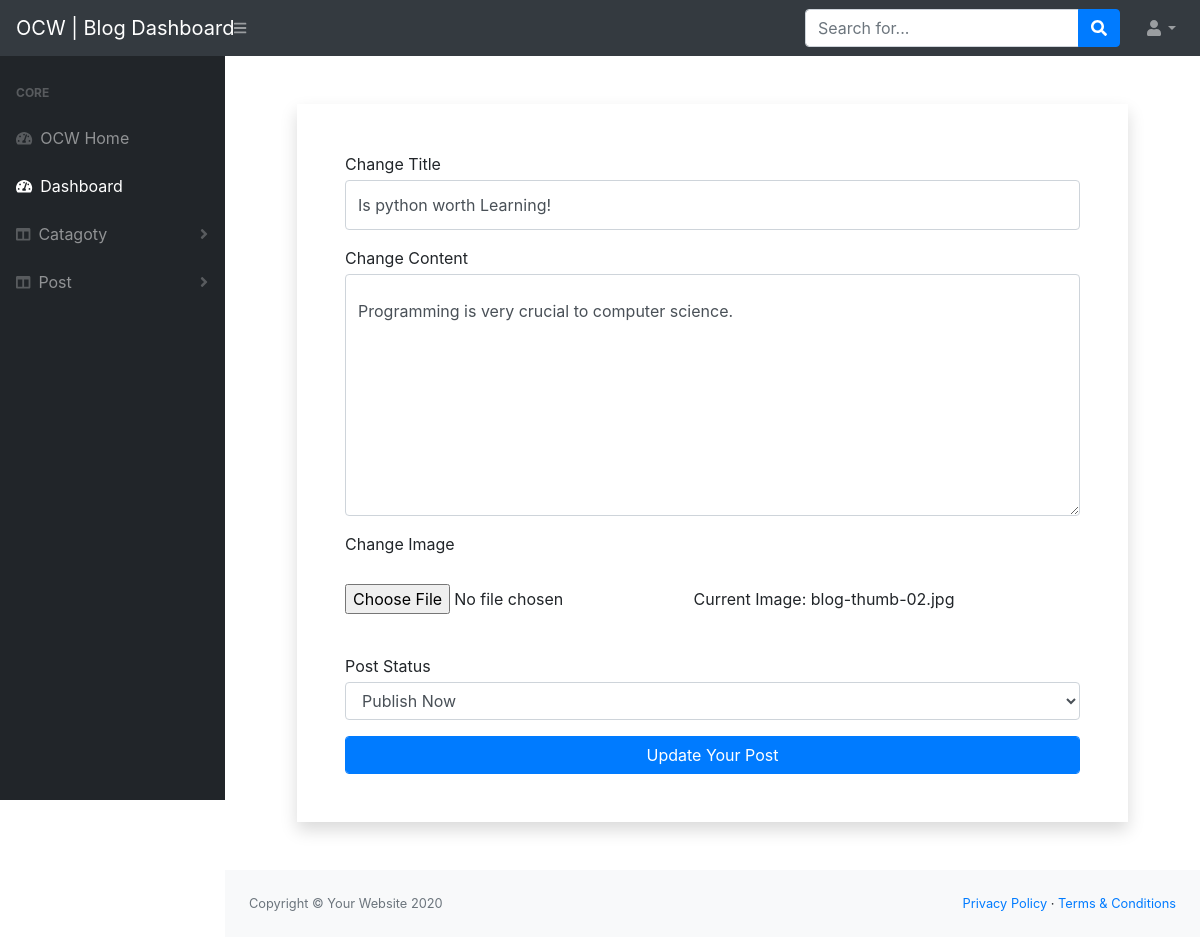
Screenshot of /blogs/dashboard/edit_post.php?status=editpost&&id=2 (signed in) with the database file from the repository.
### tables this page shows
CREATE TABLE `blogs` (
  `post_id` int(11) NOT NULL,
  `post_title` varchar(100) NOT NULL,
  `post_content` longtext NOT NULL,
  `post_img` varchar(100) DEFAULT NULL,
  `category` varchar(100) DEFAULT NULL,
  `author` varchar(50) DEFAULT NULL,
  `status` enum('Draft','Publish') DEFAULT NULL,
  `publish` timestamp NOT NULL DEFAULT current_timestamp()
);

### blogs/dashboard/edit_post.php (called while the page is built, shortened)
<?php
    include("template.php")
?>

### blogs/dashboard/class/function.php (called while the page is built, shortened)
<?php
class admin_blog
{
    private $conn;
    public function __construct()
    {
        $dbhost = 'localhost';
        $dbuser = 'root';
        $dbpass = "";
        $dbname = 'ocw';
        $this->conn = mysqli_connect($dbhost, $dbuser, $dbpass, $dbname);
    }
    public function change_single_post($id){
        $sql= "SELECT * FROM blogs WHERE post_id='$id'";
        if(mysqli_query($this->conn,$sql)){
            $result = mysqli_query($this->conn,$sql);
            $post=mysqli_fetch_assoc($result);
            return $post;
        }
    }
}
?>

### blogs/dashboard/view/edit_post_view.php (the view, shortened to what this page needs)
<?php
if(isset($_GET['status'])){
    if($_GET['status']=='editpost'){
        $id=$_GET['id'];
        $previous_post_data=$obj->change_single_post($id);
    }
}
?>
<div class="shadow m-5 p-5">
    <form action="" method="POST"  class="form" enctype="multipart/form-data">
    <div class="form-group">
        <label class="mb-1" for="change_title">Change Title</label></br>
        <input value="<?php echo $previous_post_data["post_title"] ?>" class="form-control py-4" name="change_title" id="change_title" type="text" />
    </div>
    <div class="form-group">
        <label class="mb-1" for="change_content">Change Content</label></br>
        <textarea  class="form-control py-4" name="change_content" id="change_content" cols="30" rows="8"><?php echo $previous_post_data["post_content"] ?></textarea>
    </div>
    <div class="form-group">
        <label class="mb-1" for="change_img">Change Image</label></br>
        <input class="py-4" name="change_img" id="change_img" type="file" />
        <span>Current Image: <?php echo $previous_post_data["post_img"]; ?></span>
    </div>
    <div class="form-group">
        <label class="mb-1" for="change_post_status">Post Status</label>
        <select  class="form-control" name="change_post_status" id="change_post_status">
            <option value="Publish">Publish Now</option>
        </select>
    </div>
    <input type="submit" class="form-control btn-block btn-primary" name="update_post" value="Update Your Post" >
     </form>
</div>

### rows the page displays
blogs: change_title "Is python worth Learning!", change_content "Programming is very crucial to computer science.", post_img "blog-thumb-02.jpg"
